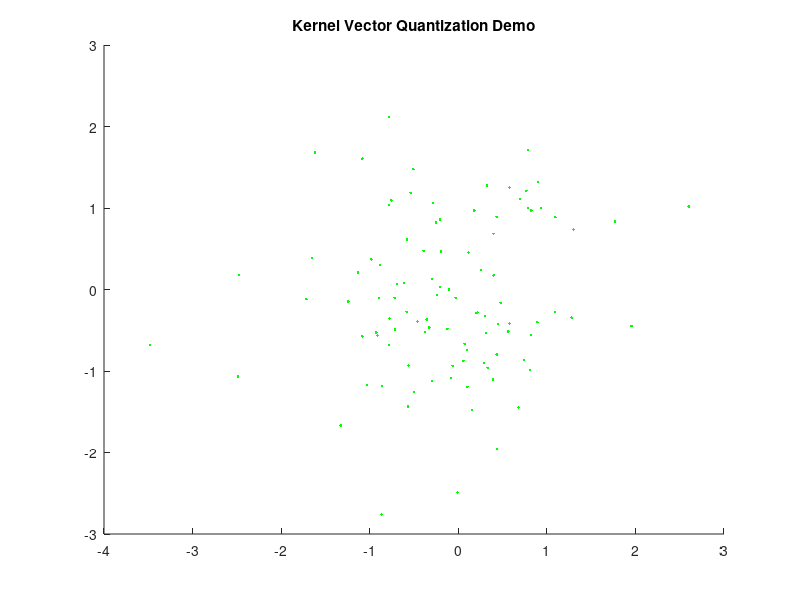

Write MATLAB code to recreate this figure. (Note: this script raises an error after producing the figure.)
clear all;
N=100;

X1=randn(N,2);
Z=X1;
clf;

% subplot(211);
title('Kernel Vector Quantization Demo')
hold on;
plot(Z(:,1),Z(:,2),'g.');


kk=kvq;
kk.child=distance;
kk.dist=.9;

[r,a]=train(kk,data(Z));
d=data(Z);
plot(a,d)
